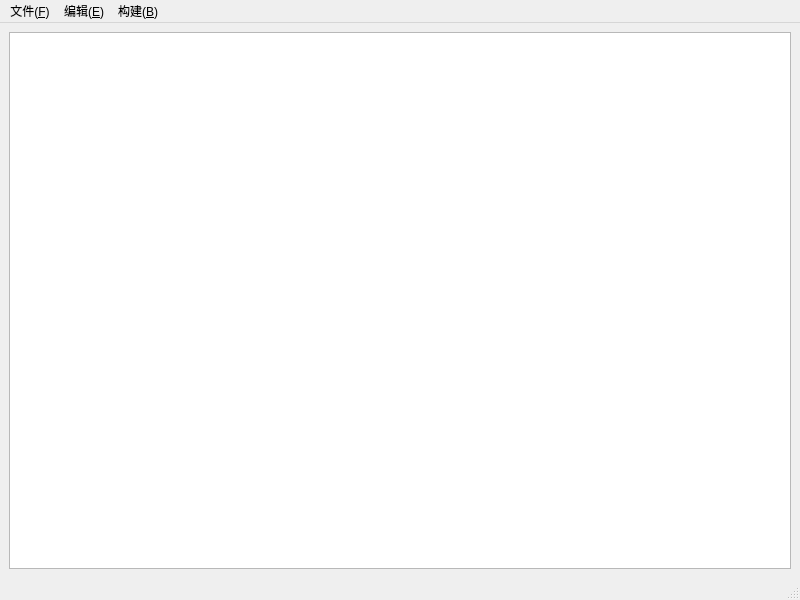
<?xml version="1.0" encoding="UTF-8"?>
<ui version="4.0">
 <class>MainWindow</class>
 <widget class="QMainWindow" name="MainWindow">
  <property name="geometry">
   <rect>
    <x>0</x>
    <y>0</y>
    <width>800</width>
    <height>600</height>
   </rect>
  </property>
  <property name="windowTitle">
   <string>MainWindow</string>
  </property>
  <widget class="QWidget" name="centralwidget">
   <layout class="QVBoxLayout" name="verticalLayout">
    <item>
     <widget class="QTextEdit" name="textEdit"/>
    </item>
   </layout>
  </widget>
  <widget class="QMenuBar" name="menubar">
   <property name="geometry">
    <rect>
     <x>0</x>
     <y>0</y>
     <width>800</width>
     <height>18</height>
    </rect>
   </property>
   <widget class="QMenu" name="menu_F">
    <property name="title">
     <string>文件(&amp;F)</string>
    </property>
    <addaction name="action_N"/>
    <addaction name="action_O"/>
    <addaction name="action_S"/>
   </widget>
   <widget class="QMenu" name="menu_E">
    <property name="title">
     <string>编辑(&amp;E)</string>
    </property>
   </widget>
   <widget class="QMenu" name="menu_B">
    <property name="title">
     <string>构建(&amp;B)</string>
    </property>
   </widget>
   <addaction name="menu_F"/>
   <addaction name="menu_E"/>
   <addaction name="menu_B"/>
  </widget>
  <widget class="QStatusBar" name="statusbar"/>
  <action name="action_N">
   <property name="text">
    <string>新建(&amp;N)</string>
   </property>
  </action>
  <action name="action_O">
   <property name="text">
    <string>打开(&amp;O)</string>
   </property>
  </action>
  <action name="action_S">
   <property name="text">
    <string>另存为(&amp;S)</string>
   </property>
  </action>
 </widget>
 <resources/>
 <connections/>
</ui>
